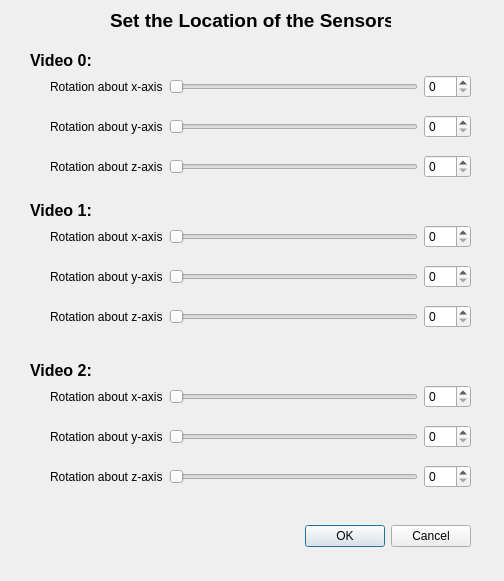
<?xml version="1.0" encoding="UTF-8"?>
<ui version="4.0">
 <class>sensLocWindow</class>
 <widget class="QDialog" name="sensLocWindow">
  <property name="geometry">
   <rect>
    <x>0</x>
    <y>0</y>
    <width>504</width>
    <height>581</height>
   </rect>
  </property>
  <property name="windowTitle">
   <string>Dialog</string>
  </property>
  <widget class="QDialogButtonBox" name="buttonBox">
   <property name="geometry">
    <rect>
     <x>130</x>
     <y>520</y>
     <width>341</width>
     <height>32</height>
    </rect>
   </property>
   <property name="orientation">
    <enum>Qt::Horizontal</enum>
   </property>
   <property name="standardButtons">
    <set>QDialogButtonBox::Cancel|QDialogButtonBox::Ok</set>
   </property>
  </widget>
  <widget class="QLabel" name="label">
   <property name="geometry">
    <rect>
     <x>110</x>
     <y>10</y>
     <width>281</width>
     <height>21</height>
    </rect>
   </property>
   <property name="font">
    <font>
     <pointsize>14</pointsize>
     <weight>75</weight>
     <bold>true</bold>
    </font>
   </property>
   <property name="text">
    <string>Set the Location of the Sensors</string>
   </property>
  </widget>
  <widget class="QLabel" name="label_12">
   <property name="geometry">
    <rect>
     <x>30</x>
     <y>200</y>
     <width>66</width>
     <height>21</height>
    </rect>
   </property>
   <property name="font">
    <font>
     <pointsize>12</pointsize>
     <weight>75</weight>
     <bold>true</bold>
    </font>
   </property>
   <property name="text">
    <string>Video 1:</string>
   </property>
  </widget>
  <widget class="QLabel" name="label_13">
   <property name="geometry">
    <rect>
     <x>30</x>
     <y>360</y>
     <width>66</width>
     <height>21</height>
    </rect>
   </property>
   <property name="font">
    <font>
     <pointsize>12</pointsize>
     <weight>75</weight>
     <bold>true</bold>
    </font>
   </property>
   <property name="text">
    <string>Video 2:</string>
   </property>
  </widget>
  <widget class="QLabel" name="label_2">
   <property name="geometry">
    <rect>
     <x>30</x>
     <y>50</y>
     <width>66</width>
     <height>21</height>
    </rect>
   </property>
   <property name="font">
    <font>
     <pointsize>12</pointsize>
     <weight>75</weight>
     <bold>true</bold>
    </font>
   </property>
   <property name="text">
    <string>Video 0:</string>
   </property>
  </widget>
  <widget class="QWidget" name="">
   <property name="geometry">
    <rect>
     <x>50</x>
     <y>70</y>
     <width>421</width>
     <height>33</height>
    </rect>
   </property>
   <layout class="QHBoxLayout" name="horizontalLayout">
    <item>
     <widget class="QLabel" name="label_3">
      <property name="text">
       <string>Rotation about x-axis</string>
      </property>
     </widget>
    </item>
    <item>
     <widget class="QSlider" name="vid0xRot">
      <property name="maximum">
       <number>359</number>
      </property>
      <property name="value">
       <number>0</number>
      </property>
      <property name="orientation">
       <enum>Qt::Horizontal</enum>
      </property>
     </widget>
    </item>
    <item>
     <widget class="QSpinBox" name="vid0xRotSpin">
      <property name="maximum">
       <number>359</number>
      </property>
     </widget>
    </item>
   </layout>
  </widget>
  <widget class="QWidget" name="">
   <property name="geometry">
    <rect>
     <x>50</x>
     <y>110</y>
     <width>421</width>
     <height>33</height>
    </rect>
   </property>
   <layout class="QHBoxLayout" name="horizontalLayout_2">
    <item>
     <widget class="QLabel" name="label_4">
      <property name="text">
       <string>Rotation about y-axis</string>
      </property>
     </widget>
    </item>
    <item>
     <widget class="QSlider" name="vid0yRot">
      <property name="maximum">
       <number>359</number>
      </property>
      <property name="orientation">
       <enum>Qt::Horizontal</enum>
      </property>
     </widget>
    </item>
    <item>
     <widget class="QSpinBox" name="vid0yRotSpin">
      <property name="maximum">
       <number>359</number>
      </property>
     </widget>
    </item>
   </layout>
  </widget>
  <widget class="QWidget" name="">
   <property name="geometry">
    <rect>
     <x>50</x>
     <y>150</y>
     <width>421</width>
     <height>33</height>
    </rect>
   </property>
   <layout class="QHBoxLayout" name="horizontalLayout_3">
    <item>
     <widget class="QLabel" name="label_5">
      <property name="text">
       <string>Rotation about z-axis</string>
      </property>
     </widget>
    </item>
    <item>
     <widget class="QSlider" name="vid0zRot">
      <property name="maximum">
       <number>359</number>
      </property>
      <property name="orientation">
       <enum>Qt::Horizontal</enum>
      </property>
     </widget>
    </item>
    <item>
     <widget class="QSpinBox" name="vid0zRotSpin">
      <property name="maximum">
       <number>359</number>
      </property>
     </widget>
    </item>
   </layout>
  </widget>
  <widget class="QWidget" name="">
   <property name="geometry">
    <rect>
     <x>50</x>
     <y>220</y>
     <width>421</width>
     <height>33</height>
    </rect>
   </property>
   <layout class="QHBoxLayout" name="horizontalLayout_4">
    <item>
     <widget class="QLabel" name="label_6">
      <property name="text">
       <string>Rotation about x-axis</string>
      </property>
     </widget>
    </item>
    <item>
     <widget class="QSlider" name="vid1xRot">
      <property name="maximum">
       <number>359</number>
      </property>
      <property name="orientation">
       <enum>Qt::Horizontal</enum>
      </property>
     </widget>
    </item>
    <item>
     <widget class="QSpinBox" name="vid1xRotSpin">
      <property name="maximum">
       <number>359</number>
      </property>
     </widget>
    </item>
   </layout>
  </widget>
  <widget class="QWidget" name="">
   <property name="geometry">
    <rect>
     <x>50</x>
     <y>260</y>
     <width>421</width>
     <height>33</height>
    </rect>
   </property>
   <layout class="QHBoxLayout" name="horizontalLayout_5">
    <item>
     <widget class="QLabel" name="label_7">
      <property name="text">
       <string>Rotation about y-axis</string>
      </property>
     </widget>
    </item>
    <item>
     <widget class="QSlider" name="vid1yRot">
      <property name="maximum">
       <number>359</number>
      </property>
      <property name="orientation">
       <enum>Qt::Horizontal</enum>
      </property>
     </widget>
    </item>
    <item>
     <widget class="QSpinBox" name="vid1yRotSpin">
      <property name="maximum">
       <number>359</number>
      </property>
     </widget>
    </item>
   </layout>
  </widget>
  <widget class="QWidget" name="">
   <property name="geometry">
    <rect>
     <x>50</x>
     <y>300</y>
     <width>421</width>
     <height>33</height>
    </rect>
   </property>
   <layout class="QHBoxLayout" name="horizontalLayout_6">
    <item>
     <widget class="QLabel" name="label_8">
      <property name="text">
       <string>Rotation about z-axis</string>
      </property>
     </widget>
    </item>
    <item>
     <widget class="QSlider" name="vid1zRot">
      <property name="maximum">
       <number>359</number>
      </property>
      <property name="orientation">
       <enum>Qt::Horizontal</enum>
      </property>
     </widget>
    </item>
    <item>
     <widget class="QSpinBox" name="vid1zRotSpin">
      <property name="maximum">
       <number>359</number>
      </property>
     </widget>
    </item>
   </layout>
  </widget>
  <widget class="QWidget" name="">
   <property name="geometry">
    <rect>
     <x>50</x>
     <y>380</y>
     <width>421</width>
     <height>33</height>
    </rect>
   </property>
   <layout class="QHBoxLayout" name="horizontalLayout_7">
    <item>
     <widget class="QLabel" name="label_9">
      <property name="text">
       <string>Rotation about x-axis</string>
      </property>
     </widget>
    </item>
    <item>
     <widget class="QSlider" name="vid2xRot">
      <property name="maximum">
       <number>359</number>
      </property>
      <property name="orientation">
       <enum>Qt::Horizontal</enum>
      </property>
     </widget>
    </item>
    <item>
     <widget class="QSpinBox" name="vid2xRotSpin">
      <property name="maximum">
       <number>359</number>
      </property>
     </widget>
    </item>
   </layout>
  </widget>
  <widget class="QWidget" name="">
   <property name="geometry">
    <rect>
     <x>50</x>
     <y>420</y>
     <width>421</width>
     <height>33</height>
    </rect>
   </property>
   <layout class="QHBoxLayout" name="horizontalLayout_8">
    <item>
     <widget class="QLabel" name="label_10">
      <property name="text">
       <string>Rotation about y-axis</string>
      </property>
     </widget>
    </item>
    <item>
     <widget class="QSlider" name="vid2yRot">
      <property name="maximum">
       <number>359</number>
      </property>
      <property name="orientation">
       <enum>Qt::Horizontal</enum>
      </property>
     </widget>
    </item>
    <item>
     <widget class="QSpinBox" name="vid2yRotSpin">
      <property name="maximum">
       <number>359</number>
      </property>
     </widget>
    </item>
   </layout>
  </widget>
  <widget class="QWidget" name="">
   <property name="geometry">
    <rect>
     <x>50</x>
     <y>460</y>
     <width>421</width>
     <height>33</height>
    </rect>
   </property>
   <layout class="QHBoxLayout" name="horizontalLayout_9">
    <item>
     <widget class="QLabel" name="label_11">
      <property name="text">
       <string>Rotation about z-axis</string>
      </property>
     </widget>
    </item>
    <item>
     <widget class="QSlider" name="vid2zRot">
      <property name="maximum">
       <number>359</number>
      </property>
      <property name="orientation">
       <enum>Qt::Horizontal</enum>
      </property>
     </widget>
    </item>
    <item>
     <widget class="QSpinBox" name="vid2zRotSpin">
      <property name="maximum">
       <number>359</number>
      </property>
     </widget>
    </item>
   </layout>
  </widget>
  <zorder>buttonBox</zorder>
  <zorder>label</zorder>
  <zorder>vid0xRot</zorder>
  <zorder>vid0yRot</zorder>
  <zorder>vid0zRot</zorder>
  <zorder>label_2</zorder>
  <zorder>label_3</zorder>
  <zorder>label_4</zorder>
  <zorder>label_5</zorder>
  <zorder>vid0xRotSpin</zorder>
  <zorder>vid0yRotSpin</zorder>
  <zorder>vid0zRotSpin</zorder>
  <zorder>vid1xRotSpin</zorder>
  <zorder>vid1yRotSpin</zorder>
  <zorder>vid1zRotSpin</zorder>
  <zorder>vid2xRotSpin</zorder>
  <zorder>vid2yRotSpin</zorder>
  <zorder>vid2zRotSpin</zorder>
  <zorder>vid1xRot</zorder>
  <zorder>vid1yRot</zorder>
  <zorder>vid1zRot</zorder>
  <zorder>vid2xRot</zorder>
  <zorder>vid2yRot</zorder>
  <zorder>vid2zRot</zorder>
  <zorder>label_6</zorder>
  <zorder>label_7</zorder>
  <zorder>label_8</zorder>
  <zorder>label_9</zorder>
  <zorder>label_10</zorder>
  <zorder>label_11</zorder>
  <zorder>label_12</zorder>
  <zorder>label_13</zorder>
  <zorder>label_2</zorder>
 </widget>
 <resources/>
 <connections>
  <connection>
   <sender>buttonBox</sender>
   <signal>accepted()</signal>
   <receiver>sensLocWindow</receiver>
   <slot>accept()</slot>
   <hints>
    <hint type="sourcelabel">
     <x>348</x>
     <y>534</y>
    </hint>
    <hint type="destinationlabel">
     <x>157</x>
     <y>274</y>
    </hint>
   </hints>
  </connection>
  <connection>
   <sender>buttonBox</sender>
   <signal>rejected()</signal>
   <receiver>sensLocWindow</receiver>
   <slot>reject()</slot>
   <hints>
    <hint type="sourcelabel">
     <x>416</x>
     <y>540</y>
    </hint>
    <hint type="destinationlabel">
     <x>286</x>
     <y>274</y>
    </hint>
   </hints>
  </connection>
  <connection>
   <sender>vid0xRot</sender>
   <signal>valueChanged(int)</signal>
   <receiver>vid0xRotSpin</receiver>
   <slot>setValue(int)</slot>
   <hints>
    <hint type="sourcelabel">
     <x>332</x>
     <y>91</y>
    </hint>
    <hint type="destinationlabel">
     <x>409</x>
     <y>92</y>
    </hint>
   </hints>
  </connection>
  <connection>
   <sender>vid0xRotSpin</sender>
   <signal>valueChanged(int)</signal>
   <receiver>vid0xRot</receiver>
   <slot>setValue(int)</slot>
   <hints>
    <hint type="sourcelabel">
     <x>418</x>
     <y>73</y>
    </hint>
    <hint type="destinationlabel">
     <x>363</x>
     <y>86</y>
    </hint>
   </hints>
  </connection>
  <connection>
   <sender>vid0yRot</sender>
   <signal>sliderMoved(int)</signal>
   <receiver>vid0yRotSpin</receiver>
   <slot>setValue(int)</slot>
   <hints>
    <hint type="sourcelabel">
     <x>331</x>
     <y>135</y>
    </hint>
    <hint type="destinationlabel">
     <x>413</x>
     <y>131</y>
    </hint>
   </hints>
  </connection>
  <connection>
   <sender>vid0yRotSpin</sender>
   <signal>valueChanged(int)</signal>
   <receiver>vid0yRot</receiver>
   <slot>setValue(int)</slot>
   <hints>
    <hint type="sourcelabel">
     <x>420</x>
     <y>114</y>
    </hint>
    <hint type="destinationlabel">
     <x>373</x>
     <y>127</y>
    </hint>
   </hints>
  </connection>
  <connection>
   <sender>vid0zRot</sender>
   <signal>sliderMoved(int)</signal>
   <receiver>vid0zRotSpin</receiver>
   <slot>setValue(int)</slot>
   <hints>
    <hint type="sourcelabel">
     <x>337</x>
     <y>172</y>
    </hint>
    <hint type="destinationlabel">
     <x>413</x>
     <y>167</y>
    </hint>
   </hints>
  </connection>
  <connection>
   <sender>vid0zRotSpin</sender>
   <signal>valueChanged(int)</signal>
   <receiver>vid0zRot</receiver>
   <slot>setValue(int)</slot>
   <hints>
    <hint type="sourcelabel">
     <x>414</x>
     <y>164</y>
    </hint>
    <hint type="destinationlabel">
     <x>371</x>
     <y>166</y>
    </hint>
   </hints>
  </connection>
  <connection>
   <sender>vid1xRot</sender>
   <signal>sliderMoved(int)</signal>
   <receiver>vid1xRotSpin</receiver>
   <slot>setValue(int)</slot>
   <hints>
    <hint type="sourcelabel">
     <x>369</x>
     <y>234</y>
    </hint>
    <hint type="destinationlabel">
     <x>420</x>
     <y>236</y>
    </hint>
   </hints>
  </connection>
  <connection>
   <sender>vid1xRotSpin</sender>
   <signal>valueChanged(int)</signal>
   <receiver>vid1xRot</receiver>
   <slot>setValue(int)</slot>
   <hints>
    <hint type="sourcelabel">
     <x>430</x>
     <y>227</y>
    </hint>
    <hint type="destinationlabel">
     <x>391</x>
     <y>231</y>
    </hint>
   </hints>
  </connection>
  <connection>
   <sender>vid1yRot</sender>
   <signal>sliderMoved(int)</signal>
   <receiver>vid1yRotSpin</receiver>
   <slot>setValue(int)</slot>
   <hints>
    <hint type="sourcelabel">
     <x>349</x>
     <y>278</y>
    </hint>
    <hint type="destinationlabel">
     <x>419</x>
     <y>278</y>
    </hint>
   </hints>
  </connection>
  <connection>
   <sender>vid1yRotSpin</sender>
   <signal>valueChanged(int)</signal>
   <receiver>vid1yRot</receiver>
   <slot>setValue(int)</slot>
   <hints>
    <hint type="sourcelabel">
     <x>437</x>
     <y>270</y>
    </hint>
    <hint type="destinationlabel">
     <x>394</x>
     <y>272</y>
    </hint>
   </hints>
  </connection>
  <connection>
   <sender>vid1zRot</sender>
   <signal>sliderMoved(int)</signal>
   <receiver>vid1zRotSpin</receiver>
   <slot>setValue(int)</slot>
   <hints>
    <hint type="sourcelabel">
     <x>383</x>
     <y>317</y>
    </hint>
    <hint type="destinationlabel">
     <x>413</x>
     <y>318</y>
    </hint>
   </hints>
  </connection>
  <connection>
   <sender>vid1zRotSpin</sender>
   <signal>valueChanged(int)</signal>
   <receiver>vid1zRot</receiver>
   <slot>setValue(int)</slot>
   <hints>
    <hint type="sourcelabel">
     <x>432</x>
     <y>314</y>
    </hint>
    <hint type="destinationlabel">
     <x>383</x>
     <y>325</y>
    </hint>
   </hints>
  </connection>
  <connection>
   <sender>vid2xRot</sender>
   <signal>sliderMoved(int)</signal>
   <receiver>vid2xRotSpin</receiver>
   <slot>setValue(int)</slot>
   <hints>
    <hint type="sourcelabel">
     <x>377</x>
     <y>398</y>
    </hint>
    <hint type="destinationlabel">
     <x>415</x>
     <y>396</y>
    </hint>
   </hints>
  </connection>
  <connection>
   <sender>vid2xRotSpin</sender>
   <signal>valueChanged(int)</signal>
   <receiver>vid2xRot</receiver>
   <slot>setValue(int)</slot>
   <hints>
    <hint type="sourcelabel">
     <x>430</x>
     <y>389</y>
    </hint>
    <hint type="destinationlabel">
     <x>394</x>
     <y>389</y>
    </hint>
   </hints>
  </connection>
  <connection>
   <sender>vid2yRot</sender>
   <signal>sliderMoved(int)</signal>
   <receiver>vid2yRotSpin</receiver>
   <slot>setValue(int)</slot>
   <hints>
    <hint type="sourcelabel">
     <x>398</x>
     <y>435</y>
    </hint>
    <hint type="destinationlabel">
     <x>419</x>
     <y>439</y>
    </hint>
   </hints>
  </connection>
  <connection>
   <sender>vid2yRotSpin</sender>
   <signal>valueChanged(int)</signal>
   <receiver>vid2yRot</receiver>
   <slot>setValue(int)</slot>
   <hints>
    <hint type="sourcelabel">
     <x>433</x>
     <y>440</y>
    </hint>
    <hint type="destinationlabel">
     <x>395</x>
     <y>439</y>
    </hint>
   </hints>
  </connection>
  <connection>
   <sender>vid2zRot</sender>
   <signal>sliderMoved(int)</signal>
   <receiver>vid2zRotSpin</receiver>
   <slot>setValue(int)</slot>
   <hints>
    <hint type="sourcelabel">
     <x>401</x>
     <y>476</y>
    </hint>
    <hint type="destinationlabel">
     <x>416</x>
     <y>476</y>
    </hint>
   </hints>
  </connection>
  <connection>
   <sender>vid2zRotSpin</sender>
   <signal>valueChanged(int)</signal>
   <receiver>vid2zRot</receiver>
   <slot>setValue(int)</slot>
   <hints>
    <hint type="sourcelabel">
     <x>436</x>
     <y>485</y>
    </hint>
    <hint type="destinationlabel">
     <x>389</x>
     <y>485</y>
    </hint>
   </hints>
  </connection>
 </connections>
</ui>
